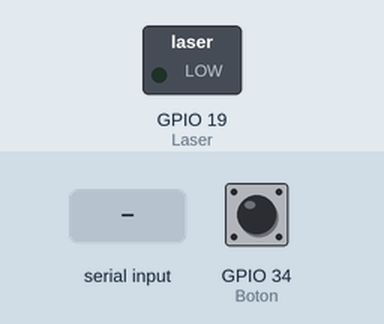
This sketch was run on a simulated ESP32. Parts: switched loads named in the sketch (green lamp = pin HIGH). Inputs (shaded band) come from the test bench; at power-on: GPIO 34 (Boton) HIGH.

Above: at 1.2 s.
1.3 s: "H" received over Serial
At 2.5 s:
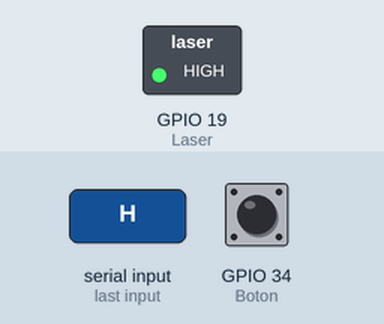
4.4 s: "L" received over Serial
At 4.9 s:
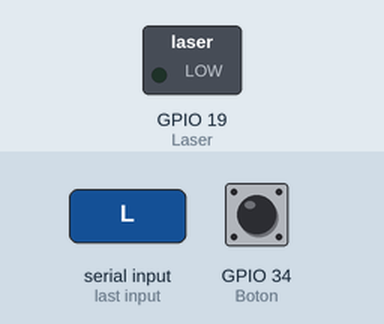
Timing chart, 0 to 7.4 s (numbered marks = the images above; inputs shaded):
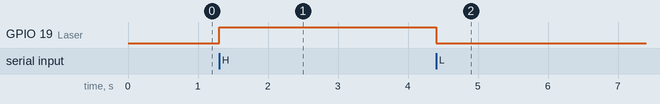

Measured:
- after the input at 1.3 s, GPIO 19 (Laser): LOW → HIGH at once
- after the input at 4.4 s, GPIO 19 (Laser): HIGH → LOW at once

The sketch:

Telegram_1.ino
```cpp
int Boton = 34;
int Laser = 19;

void setup() {
  Serial.begin(9600);
  pinMode(Boton, INPUT_PULLUP);
  pinMode(Laser, OUTPUT);
}

void loop() {
  if (digitalRead(Boton) == 0) {
    Serial.println("H");
      delay(500);
      }

  if (Serial.available()) {
    char Letra = Serial.read();
    if (Letra == 'H') {
      digitalWrite(Laser, HIGH);
    }
    else if (Letra == 'L') {
      digitalWrite(Laser, LOW);
    }
  }

}
```
